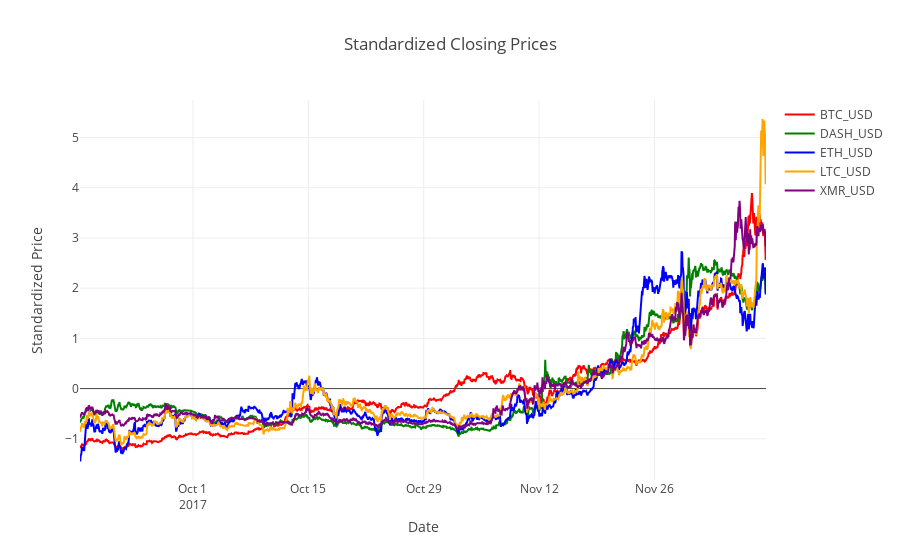

The notebook cell this image was saved under:
### Code cell
# Edit the layout, then plot!
layout = dict(title = 'Standardized Closing Prices',
              xaxis = dict(title = 'Date'),
              yaxis = dict(title = 'Standardized Price'),
              )

fig = dict(data=data, layout=layout)
iplot(fig, filename='closing-prices')

### Figure 1 — Plotly figure (JSON) as saved in the notebook; plotly's stock layout.template omitted (floating-point values rounded to 4 significant figures; data arrays with more than 128 entries replaced by an {"elided": "..."} marker saying what was removed)
{"data": [{"line": {"color": "red"}, "name": "BTC_USD", "type": "scatter", "x": {"elided": "1999 str values"}, "y": {"elided": "1999 float values"}}, {"line": {"color": "green"}, "name": "DASH_USD", "type": "scatter", "x": {"elided": "1999 str values"}, "y": {"elided": "1999 float values"}}, {"line": {"color": "blue"}, "name": "ETH_USD", "type": "scatter", "x": {"elided": "1999 str values"}, "y": {"elided": "1999 float values"}}, {"line": {"color": "orange"}, "name": "LTC_USD", "type": "scatter", "x": {"elided": "1999 str values"}, "y": {"elided": "1999 float values"}}, {"line": {"color": "purple"}, "name": "XMR_USD", "type": "scatter", "x": {"elided": "1999 str values"}, "y": {"elided": "1999 float values"}}], "layout": {"title": "Standardized Closing Prices", "xaxis": {"title": "Date"}, "yaxis": {"title": "Standardized Price"}}}
